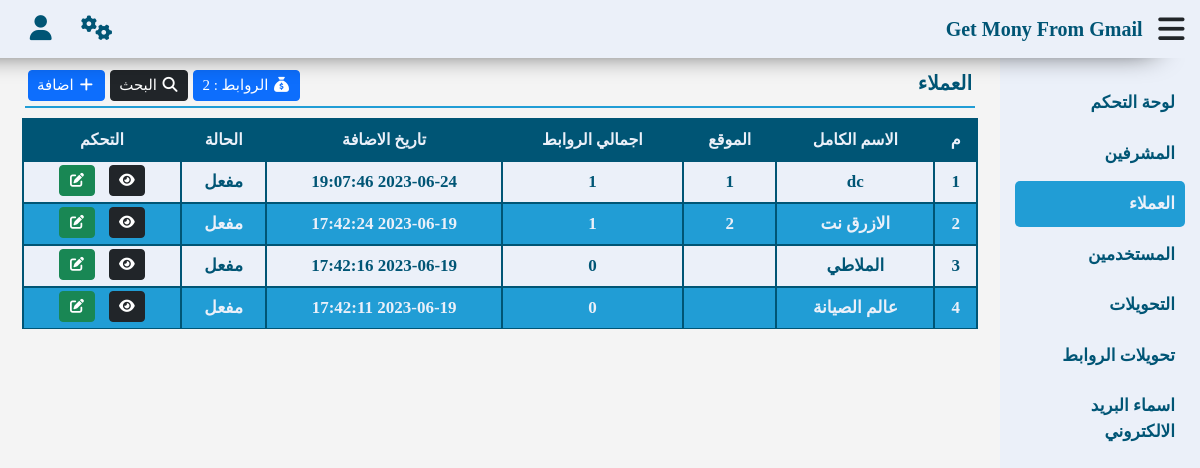
Screenshot of /gmr_test/customers.php?Page=View (signed in) with the database file from the repository.
### tables this page shows
CREATE TABLE `customers` (
  `id` int(11) NOT NULL,
  `fullname` text NOT NULL,
  `cu_location` text NOT NULL,
  `cu_date` timestamp NOT NULL DEFAULT current_timestamp(),
  `active` int(1) NOT NULL DEFAULT 0
);

### gmr_test/function.php (called while the page is built, shortened)
<?php
function getItem($table, $value, $where, $select) {
    global $con;
    $statment = $con->prepare("SELECT * FROM $table WHERE $where");
    $statment->execute(array($value));
    $fetch = $statment->fetch();
    return $fetch[$select];
}
function getData ($table, $where = '1 = 1', $value = null, $by = 'id', $order = 'DESC', $limit = null) {
    global $con;
    $statment = $con->prepare("SELECT * FROM $table WHERE $where ORDER BY $by $order $limit");
    $statment->execute($value);
    return $statment->fetchAll();
}
function getCount ($table, $where = '1 = 1', $value = null) {
    global $con;
    $statment = $con->prepare("SELECT * FROM $table WHERE $where");
    $statment->execute($value);
    return $statment->rowCount();
}
function printName($number) {
    if ($number == 1) {
        return words('Enabled');
    } else {
        return words('Disabled');
    }
}

### gmr_test/inc/page/customers/view.php (the view, shortened to what this page needs)
<?php
$url = 0;
foreach (getData('url_transactions') as $all) {
    if ($all['ut_state'] == 1) {
        $url += $all['ut_state'];
    }
}
?>
<div class="content">
    <nav class="navbar navbar-expand-lg">
        <a class="navbar-brand">
            <span><?php echo words($pageTitle) ?></span>
        </a>
        <div class="collapse navbar-collapse" id="navbarSupportedContent">
            <ul class="navbar-nav <?php echo $navbar ?>-auto mb-2 mb-lg-0">
                <li class="nav-item">
                    <a class="nav-link btn btn-primary btn-sm" aria-current="page" href="#">
                        <i class="fa fa-sack-dollar fa-fw"></i>
                        <span><?php echo words('Url') . ' : ' . $url ?></span>
                    </a>
                </li>
                <li class="nav-item">
                    <a class="nav-link btn btn-dark btn-sm" aria-current="page" href="#" id="search">
                        <i class="fa fa-search fa-fw"></i>
                        <span><?php echo words('Search') ?></span>
                    </a>
                </li>
                <li class="nav-item">
                    <a class="nav-link btn btn-primary btn-sm" aria-current="page" href="?Page=Add">
                        <i class="fa fa-plus fa-fw"></i>
                        <span><?php echo words('Add') ?></span>
                    </a>
                </li>
            </ul>
        </div>
    </nav>
    <div class="container">
        <div class="table-responsive">
            <table class="table">
                <thead>
                    <tr>
                        <th scope="col"><?php echo words('#') ?></th>
                        <th scope="col"><?php echo words('Full Name') ?></th>
                        <th scope="col"><?php echo words('Location') ?></th>
                        <th scope="col"><?php echo words('Total Url') ?></th>
                        <th scope="col"><?php echo words('Add Date') ?></th>
                        <th scope="col"><?php echo words('State') ?></th>
                        <th scope="col"><?php echo words('Control') ?></th>
                    </tr>
                </thead>
                <tbody>
                    <?php $i =1; foreach (getData('customers') as $all) { ?>
                    <tr>
                        <td><?php echo $i ?></td>
                        <td><?php echo $all['fullname'] ?></td>
                        <td><?php echo $all['cu_location'] ?></td>
                        <td>
                            <?php
                                echo getCount('url_transactions','ut_state = 1 and customer = ?',array($all['fullname']));
                            ?>
                        </td>
                        <td><?php echo $all['cu_date'] ?></td>
                        <td><?php echo printName($all['active']) ?></td>
                        <td>
                            <a href="urltransactions.php?Page=View&Customer=<?php echo $all['id'] ?>" class="btn btn-dark btn-sm">
                                <i class="fa fa-eye fa-fw"></i>
                            </a>
                            <a href="?Page=Edit&ID=<?php echo $all['id'] ?>" class="btn btn-success btn-sm">
                                <i class="fa fa-edit fa-fw"></i>
                            </a>
                        </td>
                    </tr>
                    <?php $i++; } ?>
                </tbody>
            </table>
        </div>
    </div>
</div>

### gmr_test/lay/css/style.css (style rules this page uses)
:root { --background: #ebf0f9; --primary: white; --secondry: #005575; --third: #219dd5; }
* { box-sizing: border-box; font-family: 'Cairo'; }
body { background-color: #f4f4f4; }
ul { list-style: none; }
a { text-decoration: none; }
P, ul, h1, h2, h3, h4, h5, h6 { margin: 0; padding: 0; }
.content { position: relative; top: 50px; width: calc(100% - 200px); transition: .3s; padding: 10px; }
.navbar { border-bottom: 2px solid var(--third); margin: 0 15px 10px; padding: 3px; }
.navbar .navbar-brand { color: var(--secondry); font-weight: bold; font-size: 20px; margin: 0; }
.navbar ul { margin: 5px 0; }
.navbar ul a,.navbar ul a:hover,.navbar ul a:focus { padding: 3px; color: white; font-size: 15px; }
table thead { background-color: var(--secondry); color: var(--background); }
table tbody tr { color: var(--secondry); font-size: 17px; }
table tbody tr td { padding: 3px !important; font-weight: bold; }
table tbody tr:nth-child(odd) { background-color: var(--background); color: var(--secondry); }
table tbody tr:nth-child(even) { background-color: var(--third); color: var(--background); }
table th, table td { border: 2px solid var(--secondry); vertical-align: middle; text-align: center; }
table td a { display: block; margin: 0 5px 3px; }

### gmr_test/lay/css/ar.css (style rules this page uses)
.content { right: 200px; }
.navbar ul li:not(:last-of-type) { margin-left: 5px; }

### rows the page displays
customers: fullname "dc", cu_location "1", fullname "1", cu_date "2023-06-24 19:07:46", active "مفعل"
customers: fullname "الازرق نت", cu_location "2", fullname "1", cu_date "2023-06-19 17:42:24", active "مفعل"
customers: fullname "الملاطي", fullname "0", cu_date "2023-06-19 17:42:16", active "مفعل"
customers: fullname "عالم الصيانة", fullname "0", cu_date "2023-06-19 17:42:11", active "مفعل"

### other values shown
words('Dashboard') "لوحة التحكم"
words('Admins') "المشرفين"
words('Customers') "العملاء"
words('Users') "المستخدمين"
words('Transactions') "التحويلات"
words('Url Transactions') "تحويلات الروابط"
words('Email Names') "اسماء البريد الالكتروني"
words($pageTitle) "العملاء"
words('Url') "الروابط"
$url "2"
words('Search') "البحث"
words('Add') "اضافة"
words('#') "م"
words('Full Name') "الاسم الكامل"
words('Location') "الموقع"
